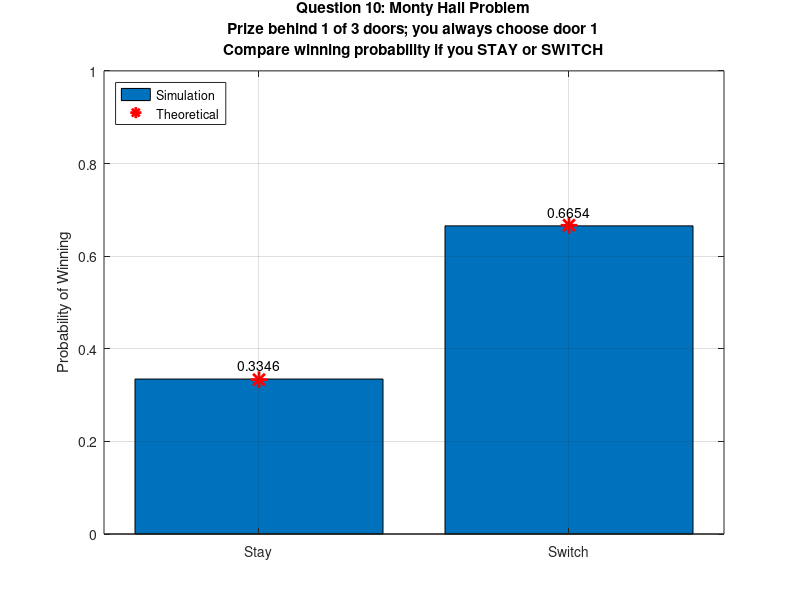

Write the MATLAB code that produced this figure.
clc;
clear;
close all;

%% Question 10: Monty Hall Problem
% A prize is placed at random behind one of three doors.
% You always choose door 1.
% Monty opens one of the other two doors that is empty.
% Compare the probability of winning if you STAY vs if you SWITCH.

% Number of simulations
N = 100000;

stay_wins = 0;
switch_wins = 0;

for t = 1:N

    % Prize location: 1, 2, or 3
    prize = randi(3);

    % Player always chooses door 1
    choice = 1;

    % Monty must open an empty door that is not the chosen door
    possible_open = [];
    for d = 1:3
        if d ~= choice && d ~= prize
            possible_open(end+1) = d;
        end
    end

    % If Monty has two choices, choose randomly
    monty_opens = possible_open(randi(length(possible_open)));

    % Remaining unopened door
    remaining_doors = [];
    for d = 1:3
        if d ~= choice && d ~= monty_opens
            remaining_doors(end+1) = d;
        end
    end
    switch_choice = remaining_doors(1);

    % Check win if stay
    if choice == prize
        stay_wins = stay_wins + 1;
    end

    % Check win if switch
    if switch_choice == prize
        switch_wins = switch_wins + 1;
    end
end

% Estimated probabilities
p_stay = stay_wins / N;
p_switch = switch_wins / N;

% Theoretical probabilities
theory_stay = 1/3;
theory_switch = 2/3;

%% Display results
fprintf('Question 10: Monty Hall Problem\n');
fprintf('----------------------------------------\n');
fprintf('Number of simulations = %d\n\n', N);

fprintf('Estimated P(win by staying)  = %.6f\n', p_stay);
fprintf('Estimated P(win by switching)= %.6f\n\n', p_switch);

fprintf('Theoretical P(win by staying)  = %.6f\n', theory_stay);
fprintf('Theoretical P(win by switching)= %.6f\n', theory_switch);

%% Plot results
vals = [p_stay, p_switch];
theory = [theory_stay, theory_switch];

figure;
bar(vals);
hold on;
plot(1:2, theory, 'r*', 'MarkerSize', 12, 'LineWidth', 2);

set(gca, 'XTick', [1 2]);
set(gca, 'XTickLabel', {'Stay', 'Switch'});
ylabel('Probability of Winning');
ylim([0 1]);
grid on;

title({
    'Question 10: Monty Hall Problem', ...
    'Prize behind 1 of 3 doors; you always choose door 1', ...
    'Compare winning probability if you STAY or SWITCH'
});

legend('Simulation', 'Theoretical', 'Location', 'northwest');

%% Add text labels on bars
text(1, vals(1)+0.03, sprintf('%.4f', vals(1)), 'HorizontalAlignment', 'center');
text(2, vals(2)+0.03, sprintf('%.4f', vals(2)), 'HorizontalAlignment', 'center');
